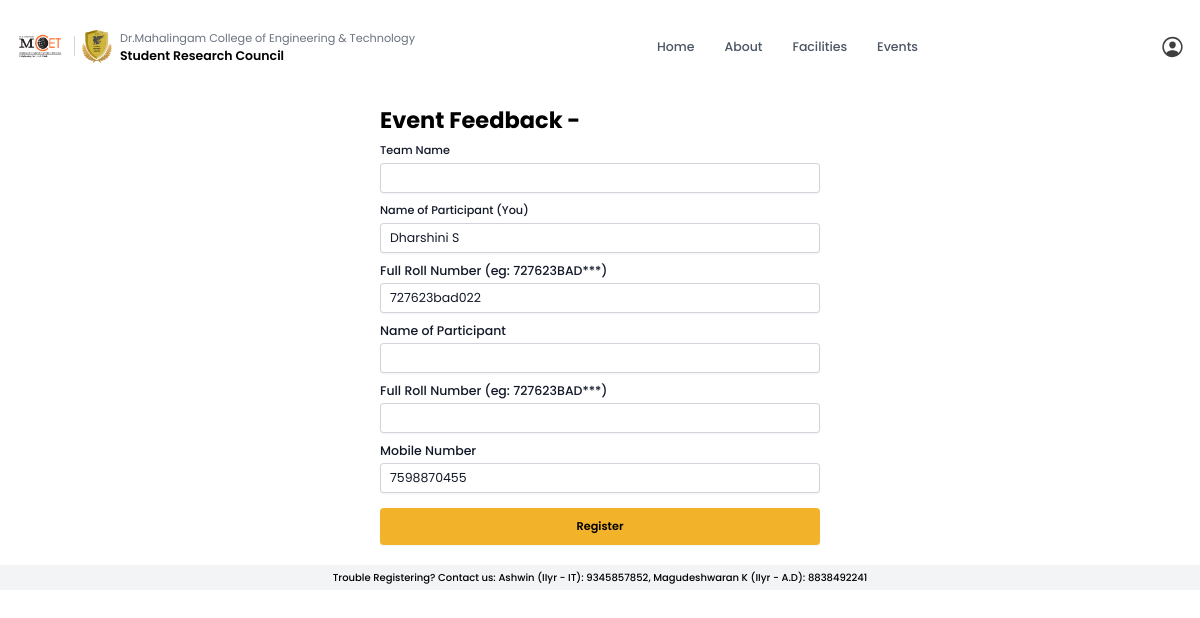
Page /event_review/1/ (signed in) on the committed database.
### authentication/models.py (models this page shows, shortened)
class User(AbstractUser):
    first_name = None
    last_name = None
    full_name = models.CharField(max_length=100)
    department = models.ForeignKey(department, on_delete=models.SET_NULL, null=True)
    yos = models.CharField(choices=(
        ("FIRST", "First Year"),
        ("SECOND", "Second Year"),
        ("THIRD", "Third Year"),
        ("FINAL", "Final Year")
    ), max_length=10)
    contact = models.CharField(max_length=12)
    collegemail = models.EmailField()
    USERNAME_FIELD = 'username'
    REQUIRED_FIELDS = ['email']

### core/views.py (the view)
# urls.py: path('event_review/<int:event_id>/', event_review),
@login_required
def event_review(request, event_id):
    try:
        event = microevents.objects.get(id=event_id)
        teammember.objects.filter(is_registrar = True, roll = request.user.username)
        questions = review_question.objects.filter(event = event)
    except ObjectDoesNotExist:
        return redirect('/')
    return render(request, "core/events/technofete'25_event_review.html")

### core/templates/core/events/technofete'25_event_review.html (shortened to what this page needs)
{% load static tailwind_tags %}
<!DOCTYPE html>
<html lang="en">
<head>
    {% tailwind_css %}
</head>
<body class="relative py-6">
    {% include 'core/nav.html' %}
    <div class="p-12 font-poppins max-w-[500px] mx-auto" id="register">
        <p class="text-4xl font-bold">Event Feedback - </p>
        <form class="bg-white form" method="POST">
            <div class="space-y-12">
              <div>
                <div class="mt-4  gap-x-6 gap-y-8 sm:grid-cols-6">
                        <div class="sm:col-span-3 mt-4">
                          <label for="title" class="block text-lg font-medium leading-6 text-gray-900">Team Name</label>
                          <div class="mt-2 min-w-full">
                            <div class="min-w-full flex rounded-md shadow-sm ring-1 ring-inset ring-gray-300 focus-within:ring-2 focus-within:ring-inset focus-within:ring-indigo-600 sm:max-w-md">
                              <input required type="text" maxlength="100" name="teamname" id="title" class="min-w-full block border-0 bg-transparent py-3 pl-4 text-gray-900 placeholder:text-gray-400 focus:ring-0 text-xl sm:leading-6" >
                            </div>
                          </div>
                        </div>
                        <div class="sm:col-span-3 mt-4">
                            <label for="title" class="block text-lg font-medium leading-6 text-gray-900">Name of Participant {{ forloop.counter }} (You)</label>
                            <div class="mt-2 min-w-full">
                              <div class="min-w-full flex rounded-md shadow-sm ring-1 ring-inset ring-gray-300 focus-within:ring-2 focus-within:ring-inset focus-within:ring-indigo-600 sm:max-w-md">
                                <input required type="text" value="{{request.user.full_name}}" disabled  maxlength="100" class="min-w-full block border-0 bg-transparent py-3 pl-4 text-gray-900 placeholder:text-gray-400 focus:ring-0 text-xl sm:leading-6" >
                              </div>
                            </div>
                        </div>
                        <div class="sm:col-span-3 mt-4">
                            <label for="title" class="block text-xl font-medium leading-6 text-gray-900">Full Roll Number (eg: 727623BAD***)</label>
                            <div class="mt-2 min-w-full">
                              <div class="min-w-full flex rounded-md shadow-sm ring-1 ring-inset ring-gray-300 focus-within:ring-2 focus-within:ring-inset focus-within:ring-indigo-600 sm:max-w-md">
                                <input required type="text" value="{{request.user.username}}" disabled class="min-w-full block border-0 bg-transparent py-3 pl-4 text-gray-900 placeholder:text-gray-400 focus:ring-0 text-xl sm:leading-6" >
                              </div>
                            </div>
                        </div>
                    <div class="sm:col-span-3 mt-4">
                      <label for="title" class="block text-xl font-medium leading-6 text-gray-900">Name of Participant {{ forloop.counter }}</label>
                      <div class="mt-2 min-w-full">
                        <div class="min-w-full flex rounded-md shadow-sm ring-1 ring-inset ring-gray-300 focus-within:ring-2 focus-within:ring-inset focus-within:ring-indigo-600 sm:max-w-md">
                          <input type="text" maxlength="100" name="participantname" class="min-w-full block border-0 bg-transparent py-3 pl-4 text-gray-900 placeholder:text-gray-400 focus:ring-0 text-xl sm:leading-6" >
                        </div>
                      </div>
                  </div>
                  <div class="sm:col-span-3 mt-4">
                      <label for="title" class="block text-xl font-medium leading-6 text-gray-900">Full Roll Number (eg: 727623BAD***)</label>
                      <div class="mt-2 min-w-full">
                        <div class="min-w-full flex rounded-md shadow-sm ring-1 ring-inset ring-gray-300 focus-within:ring-2 focus-within:ring-inset focus-within:ring-indigo-600 sm:max-w-md">
                          <input type="text" name="rollno" oninput="this.value = this.value.toLowerCase()" class="rollno min-w-full block border-0 bg-transparent py-3 pl-4 text-gray-900 placeholder:text-gray-400 focus:ring-0 text-xl sm:leading-6" >
                        </div>
                      </div>
                  </div>
                        <div class="sm:col-span-3 mt-4 relative">
                            <label for="title" class="block text-xl font-medium leading-6 text-gray-900">Mobile Number</label>
                            <div class="mt-2 w-full">
                              <div class="min-w-full flex rounded-md shadow-sm ring-1 ring-inset ring-gray-300 focus-within:ring-2 focus-within:ring-inset focus-within:ring-indigo-600">
                                <input required name="contact" value="{{request.user.contact}}" class="contact w-full block border-0 bg-transparent py-3 pl-4 text-gray-900 placeholder:text-gray-400 focus:ring-0 text-xl sm:leading-6 relative" >
                              </div>
                            </div>
                        </div>
                </div>
              </div>
              </div>
              <div class="mt-6 w-full">
                <button type="submit" class="submitbtn w-full  rounded-md bg-[#F2B229] px-6 py-4 text-lg font-semibold text-black shadow-sm hover:bg-[#ad8632] focus-visible:outline focus-visible:outline-2 focus-visible:outline-offset-2 focus-visible:outline-indigo-600">Register</button>
              </div>
        </form>
    </div>
    <div class="absolute bottom-0 w-full bg-gray-100 p-2 font-poppins text-center font-medium">
        <p>Trouble Registering? Contact us: Ashwin (IIyr - IT): 9345857852, Magudeshwaran K (IIyr - A.D): 8838492241</p>
    </div>
</body>
</html>

### rows in the picture
User: user.full_name "Dharshini S", user.username "727623bad022", contact "7598870455"
